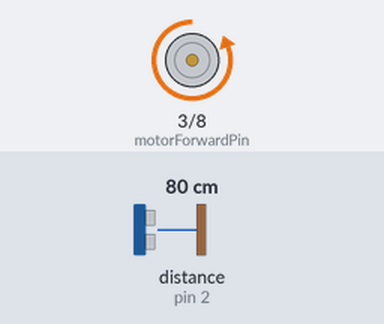
Recording of a sketch running on a simulated Arduino Uno, built with avr-gcc and run on an emulated ATmega328P. On the bench: motor-driver pin pairs drawn as motors (green arrow = first pin HIGH = forward, orange = second pin HIGH = backward, longer = more drive). Wiring (inferred from the names in the program): ultrasonic range finder: trigger pin 4; echo pin 2. Inputs (shaded band) come from the test bench; at power-on: distance to the obstacle (sensor on pin 2) 80 cm. The echo pulse lasts 58.3 µs per cm.

Above: at 0.05 s.
Timing chart, 0 to 3.5 s (numbered marks = the images above):
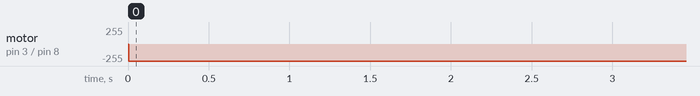

The sketch:

smartWindow_arduino.ino
```cpp
#include <Wire.h>
#define idleState 0
#define thiefDetect 1
#define smokeDetect 2

#define motorForwardPin 3
#define motorBackwardPin 8
#define trigPin 4
#define echoPin 2


class controlHub{};
class smartWindow
{
public:

    void open();
    void close();
    void ecoMode();
    void getDistance();
    void moveForward();
    void moveBackward();
    double distanceValue =0;
    bool thiefDetected =0;
    bool smokeDetected =0;
    int state =0;
    int maxDistance = 500;


    smartWindow(controlHub* newController);

private:

    controlHub* controller;

};

controlHub mainController;
smartWindow window1(&mainController);


void smartWindow::open() {
    getDistance();
    while (distanceValue!= maxDistance)
    {
      getDistance();
      moveBackward();
    }

}

smartWindow::smartWindow(controlHub* newController) {

    controller = newController;
}

void smartWindow::close() {
    getDistance();
    while (distanceValue != 0)
    {
      getDistance();
      moveForward();
    }

}


void smartWindow::getDistance() {
    double duration;

    digitalWrite(trigPin, LOW);
    delayMicroseconds(2);
    digitalWrite(trigPin, HIGH);
    delayMicroseconds(10);
    digitalWrite(trigPin,LOW);
    duration = pulseIn(echoPin,HIGH);
    distanceValue =duration * 0.034/2;


}

void smartWindow::moveForward() {
    digitalWrite(motorForwardPin, HIGH);
    delay(3000); //3second delay
    digitalWrite(motorForwardPin, LOW);


}

void smartWindow::moveBackward() {

    digitalWrite(motorBackwardPin, HIGH);
    delay(3000); //3second delay
    digitalWrite(motorBackwardPin, LOW);

}

void InputHub(int a) {
    int input;
    if(Wire.available())
    {
      input=Wire.read();
    }


    if (input == 1)
    {
        window1.thiefDetected = true;
    }
    if (input == 2)
    {
        window1.smokeDetected = true;
    }
     if (input == 3)
    {

        window1.state = 0; //idlestate
    }

    if (input == 4)
    {

        window1.state = 1;//thiefDetected
    }

    else if (input == 5)
    {
        window1.state = 2;//smokeDetected
    }

}


void setup() {
  Wire.begin(2);
  Wire.onReceive(InputHub);
  pinMode(motorForwardPin, OUTPUT);
  pinMode(motorBackwardPin, OUTPUT);
  pinMode(trigPin,OUTPUT);
  pinMode(echoPin,INPUT);


}

void loop() {
    switch (window1.state) {
  case idleState:
    while (window1.state == idleState) {

    break;
    }

  case thiefDetect:
    while (window1.state == window1.thiefDetected) {


      while (window1.distanceValue!= 0)
      {
        window1.getDistance();
        window1.moveForward();
      }
      break;
    }
  case smokeDetect:
    while (window1.state == window1.smokeDetected) {


      while(window1.distanceValue!=window1.maxDistance)
      {
        window1.getDistance();
        window1.moveBackward();
      }
      break;
    }
  }

}
```

Measured:
- by itself, motor on pin 3 (motorForwardPin) / pin 8 (motorBackwardPin): stopped → backward 255/255 at 0.01 s
